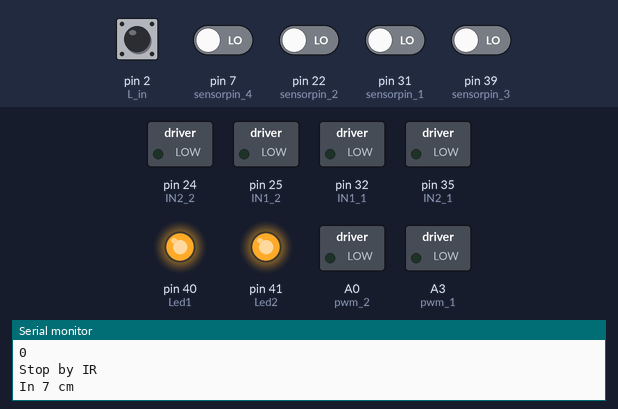
The sketch below on a simulated Arduino Mega 2560, built with avr-gcc and run on an emulated ATmega2560. On the bench: switched loads named in the sketch (green lamp = pin HIGH), output pins drawn as LEDs (lit = HIGH), the last lines printed to the serial monitor. The inputs (shaded band) are chosen by the test bench; at power-on: pin 2 (L_in) HIGH, pin 7 (sensorpin_4), pin 22 (sensorpin_2), pin 31 (sensorpin_1), pin 39 (sensorpin_3) LOW.

Above: at 1.2 s.
1.3 s: pin 7 (sensorpin_4) driven HIGH
At 2.0 s:
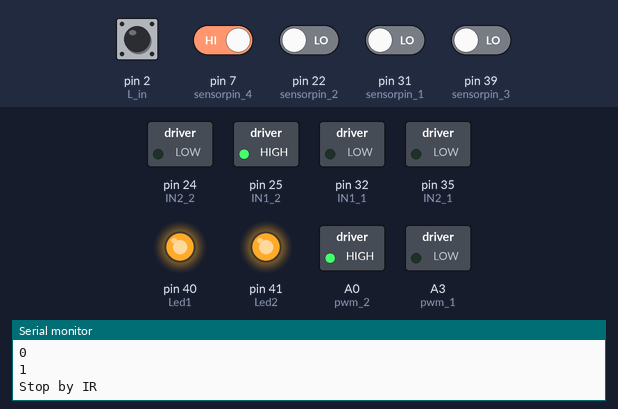
2.8 s: pin 7 (sensorpin_4) driven LOW
At 3.8 s:
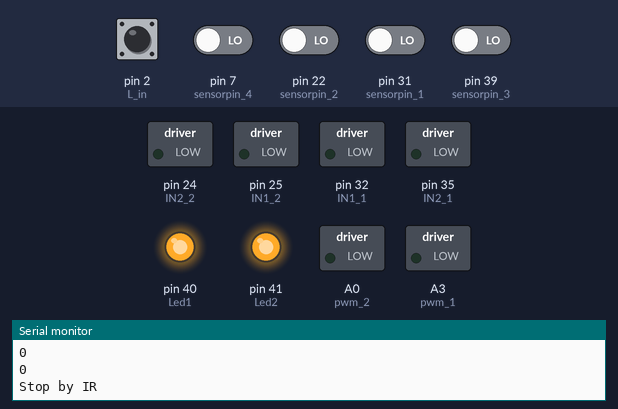
Timing chart, 0 to 5.8 s (numbered marks = the images above; inputs shaded):
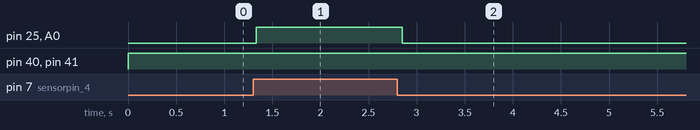

The sketch:

Final_Roller.ino
```cpp
int IN1_1 = 32; // Roller Inner Motor 1
int IN2_1 = 35;
int pwm_1 = A3;
int IN1_2 = 25; // Motor 2 LED
int IN2_2 = 24;
int pwm_2 = A0;
int Led1 = 40;
int Led2 = 41;
int L_in = 2;
int L_out = 12;
int flag = 1;
#define sensorpin_1 31
#define sensorpin_2 22
#define sensorpin_3 39
#define sensorpin_4 7
int val1, val2, val3, val4 = 0;

void setup() {
  // put your setup code here, to run once:
  //  digitalWrite(IN1_2, HIGH);
  //  digitalWrite(IN2_2, LOW);
  //  analogWrite(pwm_2, 255);
  digitalWrite(IN1_2, LOW);
  digitalWrite(IN2_2, HIGH);
  analogWrite(pwm_2, 255);
  pinMode(IN1_1, OUTPUT);
  pinMode(IN2_1, OUTPUT);
  pinMode(Led1, OUTPUT);
  pinMode(Led2, OUTPUT);
  pinMode(pwm_1, OUTPUT);
  pinMode(IN1_2, OUTPUT);
  pinMode(IN2_2, OUTPUT);
  pinMode(pwm_2, OUTPUT);
  pinMode(L_out, INPUT);
  pinMode(L_in, INPUT);
  Serial.begin(9600);

}

void loop() {
  // put your main code here, to run repeatedly:
  digitalWrite(L_in, HIGH);
  digitalWrite(L_out, HIGH);
  val1 = digitalRead(sensorpin_1);
  val2 = digitalRead(sensorpin_2);
  val3 = digitalRead(sensorpin_3);
  val4 = digitalRead(sensorpin_4);
  Serial.println(val3);
  Serial.println(val4);
  if (val1 && val2 && flag == 1) {
    digitalWrite(IN1_1, LOW);
    digitalWrite(IN2_1, HIGH);
    analogWrite(pwm_1, 255);
    Serial.println("Motor Running");
    digitalWrite(Led1, LOW);
    digitalWrite(Led2, LOW);
    if ( (digitalRead(L_out) == HIGH))
    {
      digitalWrite(IN1_1, HIGH);
      digitalWrite(IN2_1, LOW);
      analogWrite(pwm_1, 255);
      Serial.println("Motor Reversed");
      digitalWrite(Led1, LOW);
      digitalWrite(Led2, LOW);
      flag = flag + 1;
    }
  }

  if ( (digitalRead(L_in) == HIGH) && flag == 2) {
    digitalWrite(IN1_1, LOW);
    digitalWrite(IN2_1, LOW);
    analogWrite(pwm_1, 0);
    digitalWrite(Led1, HIGH);
    digitalWrite(Led2, HIGH);
    Serial.println("Stopped by Limit Switch");
  }

  if (val1 == 0) {
    Serial.println("Stop by IR");
    digitalWrite(IN1_1, LOW);
    digitalWrite(IN2_1, LOW);
    analogWrite(pwm_1, 0);
    digitalWrite(Led1, HIGH);
    digitalWrite(Led2, HIGH);
    Serial.println("In 7 cm");
    flag = flag + 1;
  }
  if (val4 == 1) {
    digitalWrite(IN1_2, HIGH);
    digitalWrite(IN2_2, LOW);
    analogWrite(pwm_2, 255);

  }
  else {
    digitalWrite(IN1_2, LOW);
    digitalWrite(IN2_2, LOW);
    analogWrite(pwm_2, 0);
  }
}
```

Measured:
- after the input at 1.3 s, pin 25 (IN1_2), A0 (pwm_2): LOW → HIGH at once
- after the input at 2.8 s, pin 25 (IN1_2), A0 (pwm_2): HIGH → LOW after 0.05 s
